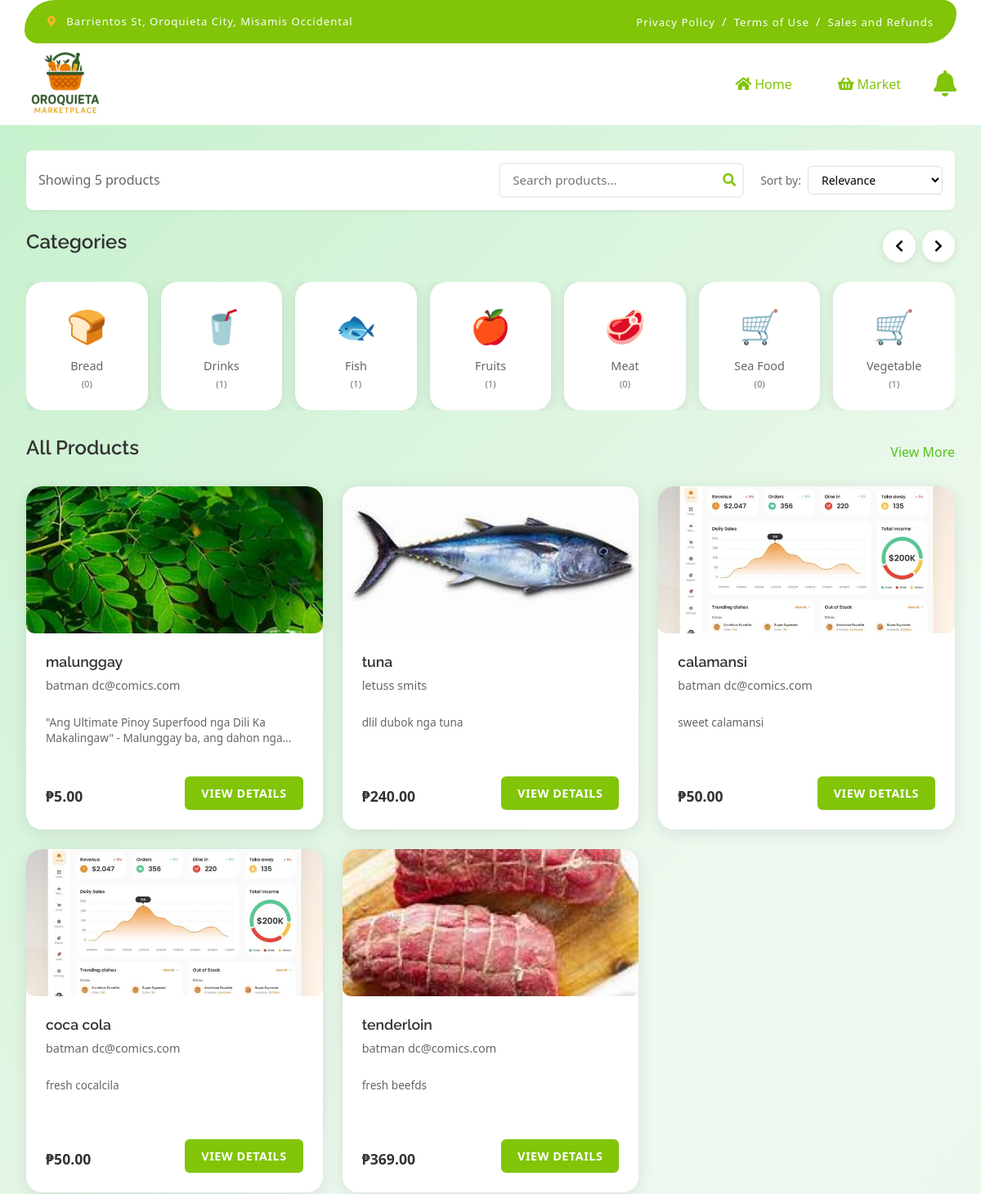
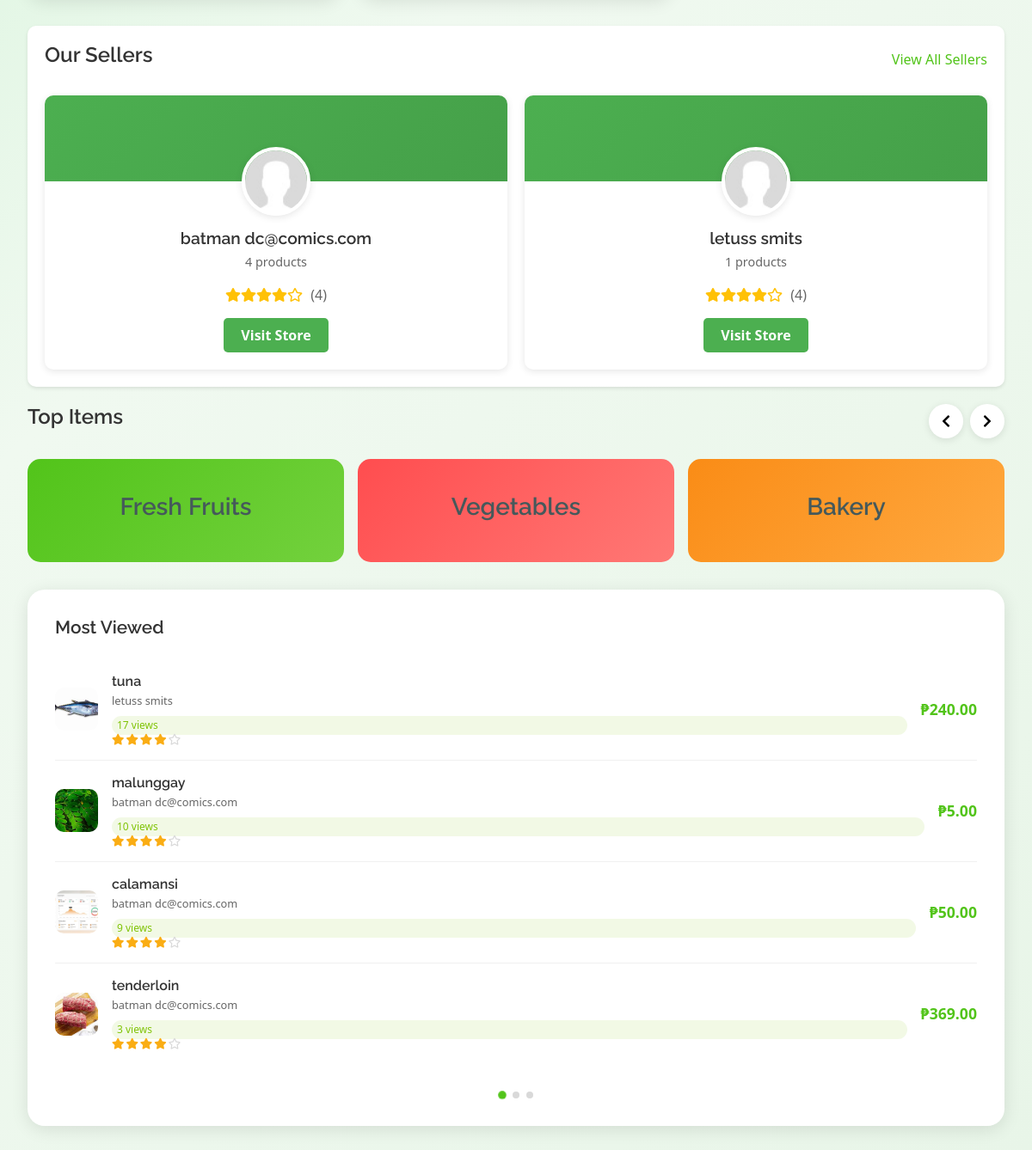
/customer/index.php, run on the app's committed database (2 pictures, top to bottom).
### tables this page shows
CREATE TABLE `categories` (
  `id` int(11) NOT NULL,
  `name` varchar(100) NOT NULL,
  `icon` varchar(10) DEFAULT NULL COMMENT 'Emoji or icon character',
  `description` text DEFAULT NULL,
  `parent_id` int(11) DEFAULT NULL,
  `image` varchar(255) DEFAULT NULL,
  `is_active` tinyint(1) DEFAULT 1,
  `created_at` timestamp NOT NULL DEFAULT current_timestamp(),
  `updated_at` timestamp NOT NULL DEFAULT current_timestamp() ON UPDATE current_timestamp()
);

CREATE TABLE `products` (
  `id` int(11) NOT NULL,
  `seller_id` int(11) NOT NULL,
  `category_id` int(11) DEFAULT NULL,
  `name` varchar(255) NOT NULL,
  `description` text DEFAULT NULL,
  `price` decimal(10,2) NOT NULL,
  `stock_quantity` int(11) NOT NULL DEFAULT 0,
  `weight` decimal(10,2) DEFAULT NULL,
  `is_featured` tinyint(1) DEFAULT 0,
  `is_active` tinyint(1) DEFAULT 1,
  `created_at` timestamp NOT NULL DEFAULT current_timestamp(),
  `updated_at` timestamp NOT NULL DEFAULT current_timestamp() ON UPDATE current_timestamp()
);

CREATE TABLE `sellers` (
  `id` int(11) NOT NULL,
  `username` varchar(50) NOT NULL,
  `email` varchar(100) NOT NULL,
  `password` varchar(255) NOT NULL,
  `first_name` varchar(50) DEFAULT NULL,
  `last_name` varchar(50) DEFAULT NULL,
  `phone` varchar(20) DEFAULT NULL,
  `address` text DEFAULT NULL,
  `profile_image` varchar(255) DEFAULT NULL,
  `facebook_url` varchar(255) DEFAULT NULL,
  `is_active` tinyint(1) DEFAULT 1,
  `status` enum('pending','approved','rejected','suspended') DEFAULT 'pending',
  `created_at` timestamp NOT NULL DEFAULT current_timestamp(),
  `updated_at` timestamp NOT NULL DEFAULT current_timestamp() ON UPDATE current_timestamp()
);

### customer/index.php (the view, shortened to what the rows shown need)
<?php
require_once 'header.php';
require_once 'fetch_products.php';
$products = fetchProducts(12);
$categories = fetchCategories();
$popular_sellers = getSellers(4);
$most_viewed_products = getMostViewedProducts(4);
?>
<div class="main-content">
    <div class="main-container">
        <div class="content-area">
            <section class="categories-section">
                <div class="section-header">
                    <h2>Categories</h2>
                </div>
                <div class="categories-grid">
                    <?php foreach ($categories as $category): ?>
                        <div class="category-item" data-category-id="<?php echo $category['id']; ?>">
                            <div class="category-icon">
                                <?php
                                $category_emojis = [
                                    'fruits' => '🍎',
                                    'vegetables' => '🥬',
                                    'meat' => '🥩',
                                    'fish' => '🐟',
                                    'bread' => '🍞',
                                    'drinks' => '🥤',
                                    'seafood' => '🦐',
                                    'dairy' => '🥛',
                                    'grains' => '🌾',
                                    'herbs' => '🌿'
                                ];
                                $category_name_lower = strtolower($category['name']);
                                echo isset($category_emojis[$category_name_lower]) ? $category_emojis[$category_name_lower] : '🛒';
                                ?>
                            </div>
                            <span><?php echo htmlspecialchars($category['name']); ?></span>
                            <small>(<?php echo $category['product_count']; ?>)</small>
                        </div>
                    <?php endforeach; ?>
                </div>
            </section>
            <div class="main-grid">
                <div class="left-column">
                    <section class="popular-products">
                        <div class="section-header">
                            <h2>All Products</h2>
                        </div>
                        <div class="products-grid" id="productsGrid">
                            <?php if (empty($products)): ?>
                                <div class="no-products">
                                    <div class="no-products-content">
                                        <i class="fas fa-shopping-basket"></i>
                                        <h3>No products available</h3>
                                        <p>Check back later for fresh products!</p>
                                    </div>
                                </div>
                            <?php else: ?>
                                <?php foreach ($products as $product): ?>
                                    <div class="product-card" data-product-id="<?php echo $product['id']; ?>">
                                        <div class="product-image">
                                            <img src="<?php echo $product['image_url']; ?>"
                                                alt="<?php echo htmlspecialchars($product['name']); ?>"
                                                onerror="this.src='https://images.unsplash.com/photo-1546069901-ba9599a7e63c?w=200&h=200&fit=crop'">
                                        </div>
                                        <div class="product-info">
                                            <h3 class="product-name"><?php echo htmlspecialchars($product['name']); ?></h3>
                                            <div class="stall-name">
                                                <?php echo htmlspecialchars($product['seller_full_name']); ?>
                                            </div>
                                            <div class="product-description">
                                                <?php
                                                $description = isset($product['description']) ? $product['description'] : '';
                                                $short_desc = strlen($description) > 100 ? substr($description, 0, 100) . '...' : $description;
                                                echo htmlspecialchars($short_desc);
                                                ?>
                                            </div>
                                            <div class="product-footer">
                                                <div class="price-section">
                                                    <span class="price"><?php echo $product['formatted_price']; ?></span>
                                                </div>
                                                <div class="product-actions">
                                                    <button class="view-product-btn"
                                                        onclick="viewProduct(<?php echo $product['id']; ?>)"
                                                        title="View product">
                                                        View Details
                                                    </button>
                                                </div>
                                            </div>
                                        </div>
                                    </div>
                                <?php endforeach; ?>
                            <?php endif; ?>
                        </div>
                    </section>
                    <section class="all-sellers">
                        <div class="section-header">
                            <h2>Our Sellers</h2>
                        </div>
                        <div class="sellers-grid">
                            <?php if (empty($popular_sellers)): ?>
                                <div class="no-sellers">
                                    <p>No sellers available at the moment.</p>
                                </div>
                            <?php else: ?>
                                <?php foreach ($popular_sellers as $seller): ?>
                                    <div class="seller-card">
                                        <div class="seller-banner"></div>
                                        <div class="seller-info">
                                            <div class="seller-logo">
                                                <img src="<?php echo $seller['profile_image_url']; ?>" alt="Seller Logo">
                                            </div>
                                            <h3><?php echo htmlspecialchars($seller['full_name']); ?></h3>
                                            <p><?php echo $seller['product_count']; ?> products</p>
                                            <div class="seller-rating">
                                                <?php
                                                $rating = $seller['rating'];
                                                for ($i = 1; $i <= 5; $i++) {
                                                    if ($i <= $rating) {
                                                        echo '<i class="fas fa-star"></i>';
                                                    } elseif ($i - 0.5 <= $rating) {
                                                        echo '<i class="fas fa-star-half-alt"></i>';
                                                    } else {
                                                        echo '<i class="far fa-star"></i>';
                                                    }
                                                }
                                                ?>
                                                <span>(<?php echo $rating; ?>)</span>
                                            </div>
                                            <div class="seller-actions">
                                                <button class="btn visit-store-btn"
                                                    onclick="viewSellerProducts(<?php echo $seller['id']; ?>)">Visit Store</button>
                                            </div>
                                        </div>
                                    </div>
                                <?php endforeach; ?>
                            <?php endif; ?>
                        </div>
                    </section>
                    <section class="top-items">
                        <div class="section-header">
                            <h2>Top Items</h2>
                        </div>
                    </section>
                </div>
                <div class="right-column">
                    <section class="last-order">
                        <h2>Most Viewed</h2>
                        <div class="order-items">
                            <?php if (empty($most_viewed_products)): ?>
                                <div class="no-products-message">
                                    <i class="fas fa-eye"></i>
                                    <p>No viewed products yet</p>
                                </div>
                            <?php else: ?>
                                <?php foreach ($most_viewed_products as $index => $product): ?>
                                    <div class="order-item" onclick="viewProduct(<?php echo $product['id']; ?>)">
                                        <div class="item-image">
                                            <img src="<?php echo $product['image_url']; ?>"
                                                alt="<?php echo htmlspecialchars($product['name']); ?>"
                                                onerror="this.src='https://images.unsplash.com/photo-1546069901-ba9599a7e63c?w=60&h=60&fit=crop'">
                                        </div>
                                        <div class="item-info">
                                            <h4><?php echo htmlspecialchars($product['name']); ?></h4>
                                            <p><?php echo htmlspecialchars($product['seller_full_name']); ?></p>
                                            <div class="view-count-badge">
                                                <?php echo $product['view_count']; ?> views
                                            </div>
                                            <div class="rating">
                                                <?php
                                                $rating = $product['rating'] ?: 4;
                                                for ($i = 1; $i <= 5; $i++) {
                                                    if ($i <= $rating) {
                                                        echo '<i class="fas fa-star"></i>';
                                                    } elseif ($i - 0.5 <= $rating) {
                                                        echo '<i class="fas fa-star-half-alt"></i>';
                                                    } else {
                                                        echo '<i class="far fa-star"></i>';
                                                    }
                                                }
                                                ?>
                                            </div>
                                        </div>
                                        <div class="item-price"><?php echo $product['formatted_price']; ?></div>
                                    </div>
                                <?php endforeach; ?>
                            <?php endif; ?>
                        </div>
                    </section>
                </div>
            </div>
        </div>
    </div>
</div>
</body>
</html>

### data on the page
categories: name "🍞", name "Bread", product_count "0"
categories: name "🥤", name "Drinks", product_count "1"
categories: name "🐟", name "Fish", product_count "1"
categories: name "🍎", name "Fruits", product_count "1"
categories: name "🥩", name "Meat", product_count "0"
categories: name "Sea Food", product_count "0"
categories: name "Vegetable", product_count "1"
products: shows a picture, name "malunggay", seller_full_name "batman dc@comics.com", description "\"Ang Ultimate Pinoy Superfood nga Dili Ka Makalingaw\" - Malunggay ba, ang dahon…", formatted_price "₱5.00", view_count "10"
products: shows a picture, name "tuna", seller_full_name "letuss smits", description "dlil dubok nga tuna", formatted_price "₱240.00", view_count "17"
products: name "calamansi", seller_full_name "batman dc@comics.com", description "sweet calamansi", formatted_price "₱50.00", shows a picture, view_count "9"
products: name "coca cola", seller_full_name "batman dc@comics.com", description "fresh cocalcila", formatted_price "₱50.00"
products: shows a picture, name "tenderloin", seller_full_name "batman dc@comics.com", description "fresh beefds", formatted_price "₱369.00", view_count "3"
sellers: full_name "batman dc@comics.com", product_count "4", rating "4"

### other printed values
count($products) "5"
$seller['full_name'] "letuss smits"
$seller['product_count'] "1"
$rating "4"
